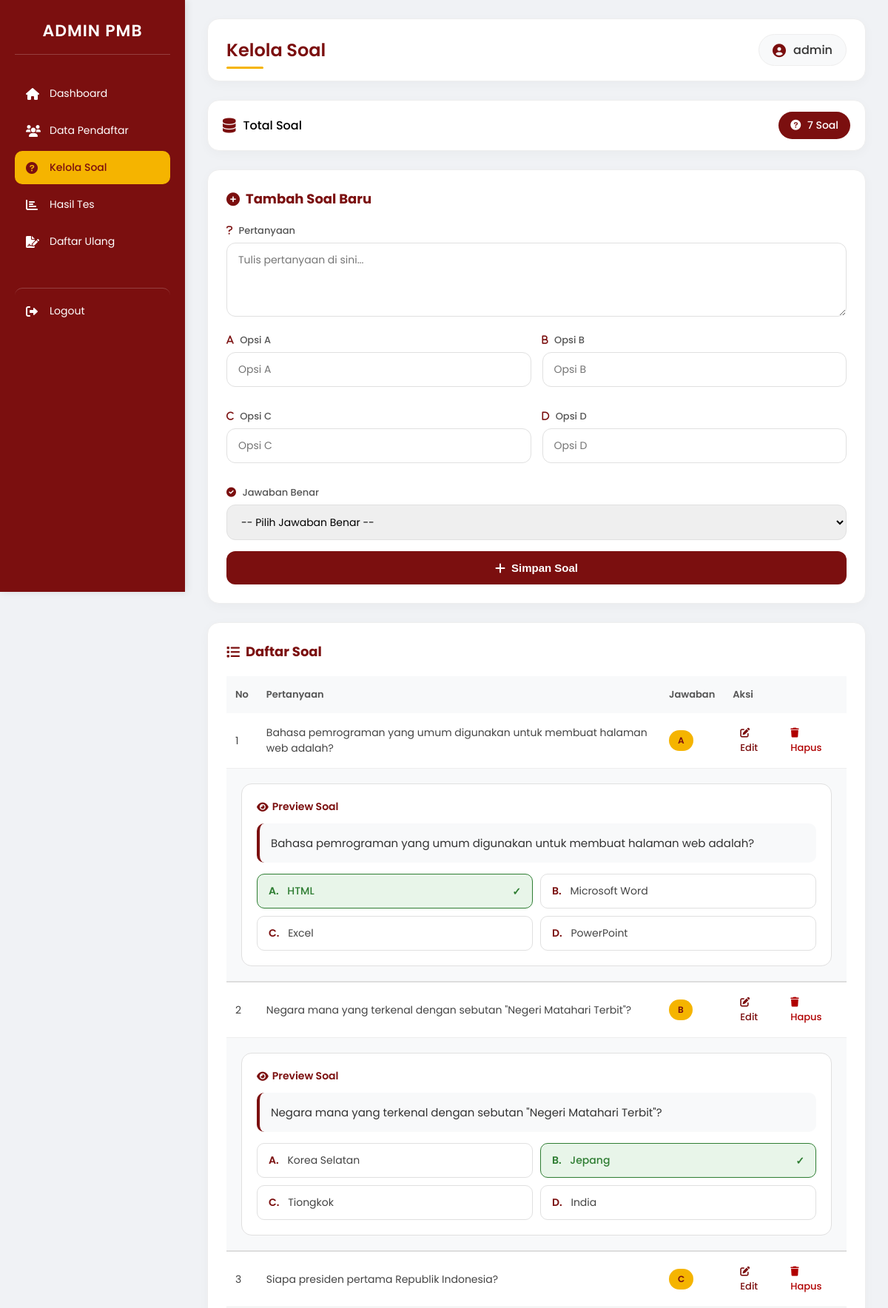
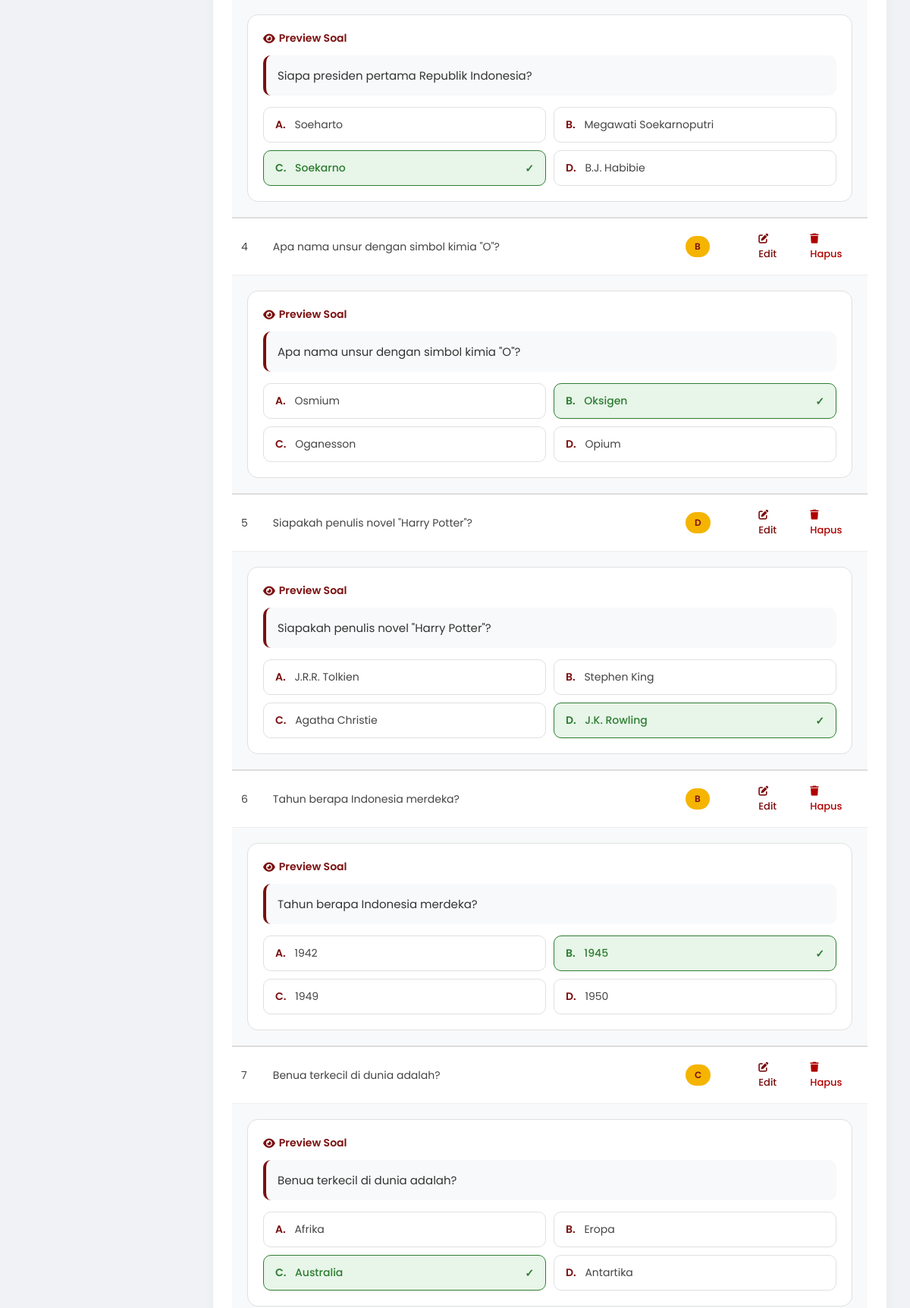
Screenshot of /admin/kelolasoal.php (signed in, upper part) with the database file from the repository (2 pictures, top to bottom).
### tables this page shows
CREATE TABLE `soal` (
  `id` int NOT NULL AUTO_INCREMENT,
  `pertanyaan` text NOT NULL,
  `opsi_a` varchar(255) NOT NULL,
  `opsi_b` varchar(255) NOT NULL,
  `opsi_c` varchar(255) NOT NULL,
  `opsi_d` varchar(255) NOT NULL,
  `jawaban` char(1) DEFAULT NULL,
  PRIMARY KEY (`id`)
);

### admin/kelolasoal.php (the view, shortened to what this page needs)
<?php
include "../config/db.php";
$admin_username = $_SESSION['username'] ?? 'Admin';
$edit = null;
$soal = mysqli_query($conn,"SELECT * FROM soal ORDER BY id DESC");
$total = mysqli_num_rows($soal);
?>
<!DOCTYPE html>
<html lang="id">
<head>
<link rel="stylesheet" href="https://cdnjs.cloudflare.com/ajax/libs/font-awesome/6.0.0/css/all.min.css">
</head>
<body>
<div class="container">
  <?php include "sidebar.php"; ?>
  <div class="content">
    <div class="header">
      <h1>Kelola Soal</h1>
      <div class="user-info">
        <i class="fas fa-user-circle"></i>
        <span><?= htmlspecialchars($admin_username) ?></span>
      </div>
    </div>
    <div class="card" style="padding: 15px 20px; display: flex; justify-content: space-between; align-items: center;">
      <div style="display: flex; align-items: center; gap: 10px;">
        <i class="fas fa-database" style="color: #7b0f0f; font-size: 20px;"></i>
        <span style="font-weight: 500;">Total Soal</span>
      </div>
      <span class="total-badge">
        <i class="fas fa-question-circle"></i> <?= $total ?> Soal
      </span>
    </div>
    <div class="card">
      <h3>
        <i class="fas fa-<?= $edit ? 'edit' : 'plus-circle' ?>"></i>
        <?= $edit ? "Edit Soal" : "Tambah Soal Baru" ?>
      </h3>
      <form method="post">
        <div class="form-group">
          <label><i class="fas fa-question"></i> Pertanyaan</label>
          <textarea name="pertanyaan" placeholder="Tulis pertanyaan di sini..." required><?= $edit['pertanyaan'] ?? '' ?></textarea>
        </div>
        <div style="display: grid; grid-template-columns: repeat(2, 1fr); gap: 15px; margin-bottom: 15px;">
          <div class="form-group">
            <label><i class="fas fa-a"></i> Opsi A</label>
            <input name="opsi_a" placeholder="Opsi A" value="<?= $edit['opsi_a'] ?? '' ?>" required>
          </div>
          <div class="form-group">
            <label><i class="fas fa-b"></i> Opsi B</label>
            <input name="opsi_b" placeholder="Opsi B" value="<?= $edit['opsi_b'] ?? '' ?>" required>
          </div>
          <div class="form-group">
            <label><i class="fas fa-c"></i> Opsi C</label>
            <input name="opsi_c" placeholder="Opsi C" value="<?= $edit['opsi_c'] ?? '' ?>" required>
          </div>
          <div class="form-group">
            <label><i class="fas fa-d"></i> Opsi D</label>
            <input name="opsi_d" placeholder="Opsi D" value="<?= $edit['opsi_d'] ?? '' ?>" required>
          </div>
        </div>
        <div class="form-group">
          <label><i class="fas fa-check-circle"></i> Jawaban Benar</label>
          <select name="jawaban" required>
            <option value="">-- Pilih Jawaban Benar --</option>
          </select>
        </div>
        <button name="simpan" class="btn">
          <i class="fas fa-<?= $edit ? 'save' : 'plus' ?>"></i>
          <?= $edit ? "Update Soal" : "Simpan Soal" ?>
        </button>
      </form>
    </div>
    <div class="card">
      <h3>
        <i class="fas fa-list"></i>
        Daftar Soal
      </h3>
      <div class="table-responsive">
        <table>
          <thead>
            <tr>
              <th>No</th>
              <th>Pertanyaan</th>
              <th>Jawaban</th>
              <th>Aksi</th>
            </tr>
          </thead>
          <tbody>
            <?php
            $no = 1;
            mysqli_data_seek($soal, 0);
            while($row = mysqli_fetch_assoc($soal)):
            ?>
            <tr>
              <td><?= $no++ ?></td>
              <td><?= htmlspecialchars($row['pertanyaan']) ?></td>
              <td>
                <span class="badge"><?= $row['jawaban'] ?></span>
              </td>
              <td>
                <div class="action-links">
                  <a href="?edit=<?= $row['id'] ?>">
                    <i class="fas fa-edit"></i> Edit
                  </a>
                  <a class="hapus" href="?hapus=<?= $row['id'] ?>" onclick="return confirm('Yakin ingin menghapus soal ini?')">
                    <i class="fas fa-trash"></i> Hapus
                  </a>
                </div>
              </td>
            </tr>
            <tr class="preview-row">
              <td colspan="4" class="preview-cell">
                <div class="preview-box">
                  <div class="preview-title">
                    <i class="fas fa-eye"></i> Preview Soal
                  </div>
                  <div class="preview-question">
                    <?= htmlspecialchars($row['pertanyaan']) ?>
                  </div>
                  <div class="opsi-grid">
                    <?php foreach(['a','b','c','d'] as $o): ?>
                      <div class="opsi-item <?= strtoupper($o) == $row['jawaban'] ? 'benar' : '' ?>">
                        <span class="huruf"><?= strtoupper($o) ?>.</span>
                        <?= htmlspecialchars($row['opsi_'.$o]) ?>
                      </div>
                    <?php endforeach; ?>
                  </div>
                </div>
              </td>
            </tr>
            <?php endwhile; ?>
          </tbody>
        </table>
      </div>
    </div>
  </div>
</div>
</body>
</html>

### admin/kelolasoal.php (style rules this page uses)
* { margin: 0; padding: 0; box-sizing: border-box; }
body { font-family: 'Poppins', sans-serif; background: #f0f2f5; }
.container { display: flex; min-height: 100vh; }
.content { flex: 1; margin-left: 250px; padding: 25px 30px; }
.header { background: white; padding: 20px 25px; border-radius: 16px; margin-bottom: 25px; display: flex; justify-content: space-between; align-items: center; box-shadow: 0 4px 15px rgba(0,0,0,0.03); border: 1px solid #eee; }
.header h1 { color: #7b0f0f; font-size: 24px; font-weight: 600; position: relative; }
.header h1::after { content: ''; position: absolute; bottom: -8px; left: 0; width: 50px; height: 3px; background: #f5b400; border-radius: 10px; }
.header .user-info { display: flex; align-items: center; gap: 10px; background: #f8f9fa; padding: 8px 18px; border-radius: 30px; border: 1px solid #eee; }
.header .user-info i { color: #7b0f0f; font-size: 18px; }
.header .user-info span { font-weight: 500; color: #333; }
.card { background: white; padding: 25px; border-radius: 16px; margin-bottom: 25px; box-shadow: 0 4px 15px rgba(0,0,0,0.03); border: 1px solid #eee; }
.card h3 { color: #7b0f0f; font-size: 18px; margin-bottom: 20px; display: flex; align-items: center; gap: 8px; }
.card h3 i { color: #7b0f0f; }
.form-group { margin-bottom: 15px; }
.form-group label { display: block; margin-bottom: 6px; font-size: 13px; font-weight: 500; color: #555; }
.form-group label i { color: #7b0f0f; margin-right: 5px; }
input, textarea, select { width: 100%; padding: 12px 15px; border-radius: 12px; border: 1.5px solid #e0e0e0; font-family: 'Poppins', sans-serif; font-size: 14px; transition: all 0.2s; }
textarea { min-height: 100px; resize: vertical; }
.btn { background: #7b0f0f; color: white; border: none; padding: 14px 20px; border-radius: 12px; font-weight: 600; cursor: pointer; transition: all 0.3s; width: 100%; font-size: 15px; display: flex; align-items: center; justify-content: center; gap: 8px; }
.btn i { font-size: 16px; }
.table-responsive { overflow-x: auto; }
table { width: 100%; border-collapse: collapse; }
table th { text-align: left; padding: 15px 12px; background: #f8f9fa; color: #555; font-size: 13px; font-weight: 600; }
table td { padding: 12px; border-bottom: 1px solid #eee; font-size: 14px; color: #444; }
.preview-row { background: #fafafa; }
.preview-cell { padding: 20px !important; background: #f8f9fa; border-bottom: 2px solid #ddd !important; }
.preview-box { background: white; border-radius: 14px; padding: 20px; border: 1px solid #e0e0e0; }
.preview-title { font-size: 14px; color: #7b0f0f; font-weight: 600; margin-bottom: 12px; display: flex; align-items: center; gap: 5px; }
.preview-question { background: #f8f9fa; padding: 15px; border-radius: 10px; margin-bottom: 15px; font-size: 15px; color: #333; border-left: 4px solid #7b0f0f; }
.opsi-grid { display: grid; grid-template-columns: repeat(2, 1fr); gap: 10px; }
.opsi-item { padding: 12px 15px; border-radius: 10px; border: 1.5px solid #e0e0e0; font-size: 14px; transition: all 0.2s; }
.opsi-item.benar { background: #e8f5e9; border-color: #2e7d32; color: #2e7d32; font-weight: 500; position: relative; }
.opsi-item.benar::after { content: '✓'; position: absolute; right: 15px; top: 50%; transform: translateY(-50%); font-weight: bold; }
.opsi-item .huruf { font-weight: 600; color: #7b0f0f; margin-right: 8px; }
.opsi-item.benar .huruf { color: #2e7d32; }
.badge { display: inline-block; padding: 5px 12px; border-radius: 30px; font-size: 12px; font-weight: 600; background: #f5b400; color: #7b0f0f; }
.action-links { display: flex; gap: 10px; }
.action-links a { color: #7b0f0f; text-decoration: none; font-size: 13px; font-weight: 500; padding: 5px 10px; border-radius: 8px; transition: 0.2s; }
.action-links a.hapus { color: #b00000; }
.total-badge { display: inline-block; background: #7b0f0f; color: white; padding: 8px 16px; border-radius: 30px; font-size: 14px; font-weight: 500; }
.total-badge i { margin-right: 5px; }

### rows the page displays
soal: pertanyaan "Bahasa pemrograman yang umum digunakan untuk membuat halaman web adalah?", jawaban "A", o "A", opsi_a "HTML", o "B", opsi_b "Microsoft Word", o "C", opsi_c "Excel", o "D", opsi_d "PowerPoint"
soal: pertanyaan "Negara mana yang terkenal dengan sebutan \"Negeri Matahari Terbit\"?", jawaban "B", o "A", opsi_a "Korea Selatan", o "B", opsi_b "Jepang", o "C", opsi_c "Tiongkok", o "D", opsi_d "India"
soal: pertanyaan "Siapa presiden pertama Republik Indonesia?", jawaban "C", o "A", opsi_a "Soeharto", o "B", opsi_b "Megawati Soekarnoputri", o "C", opsi_c "Soekarno", o "D", opsi_d "B.J. Habibie"
soal: pertanyaan "Apa nama unsur dengan simbol kimia \"O\"?", jawaban "B", o "A", opsi_a "Osmium", o "B", opsi_b "Oksigen", o "C", opsi_c "Oganesson", o "D", opsi_d "Opium"
soal: pertanyaan "Siapakah penulis novel \"Harry Potter\"?", jawaban "D", o "A", opsi_a "J.R.R. Tolkien", o "B", opsi_b "Stephen King", o "C", opsi_c "Agatha Christie", o "D", opsi_d "J.K. Rowling"
soal: pertanyaan "Tahun berapa Indonesia merdeka?", jawaban "B", o "A", opsi_a "1942", o "B", opsi_b "1945", o "C", opsi_c "1949", o "D", opsi_d "1950"
soal: pertanyaan "Benua terkecil di dunia adalah?", jawaban "C", o "A", opsi_a "Afrika", o "B", opsi_b "Eropa", o "C", opsi_c "Australia", o "D", opsi_d "Antartika"

### other values shown
$admin_username "admin"
$total "7"
